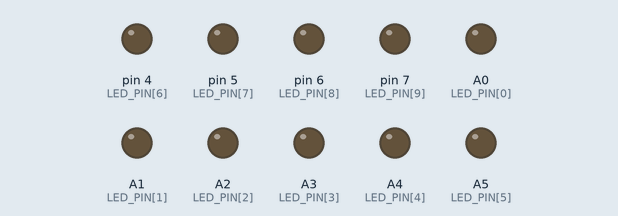
Simulated run of this sketch. Board: Arduino Uno, built with avr-gcc and run on an emulated ATmega328P. Parts: output pins drawn as LEDs (lit = HIGH).

Above: at 0.2 s.
At 0.52 s:
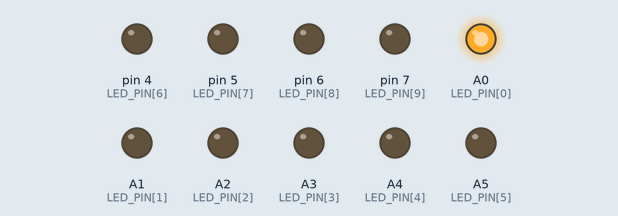
At 0.87 s:
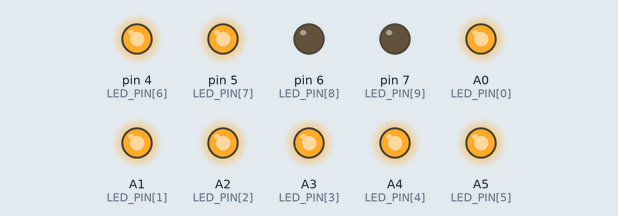
At 1.57 s:
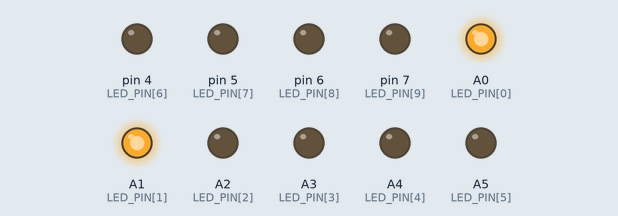
At 2.22 s:
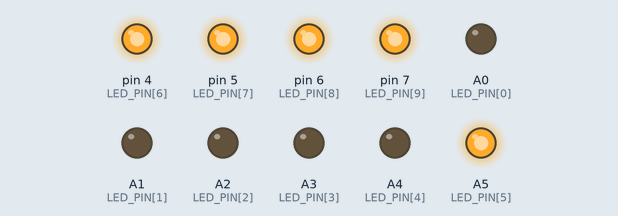
At 2.92 s:
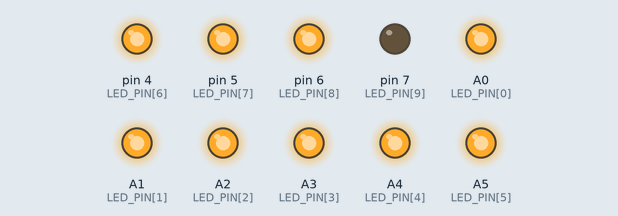
Timing chart, 0 to 3.2 s (numbered marks = the images above):
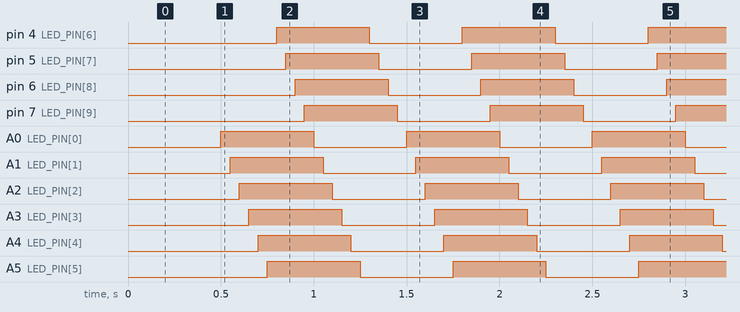

Measured:
- by itself, pin 4 (LED_PIN[6]), pin 5 (LED_PIN[7]), pin 6 (LED_PIN[8]), pin 7 (LED_PIN[9]), A0 (LED_PIN[0]), A1 (LED_PIN[1]), A2 (LED_PIN[2]), A3 (LED_PIN[3]), A4 (LED_PIN[4]), A5 (LED_PIN[5]): alternates HIGH for 0.50 s and LOW for 0.50 s
- by itself, everything shown: repeats every 1.0 s, in 20 steps

The sketch:

sketch_160331LEDLine.ino
```cpp
int LED_PIN[] = {A0, A1, A2, A3, A4, A5, 4, 5, 6, 7};
int state[10];

void setup() {
  // put your setup code here, to run once:
  for (int i = 0; i < 10; i++) {
    pinMode(LED_PIN[i], OUTPUT);
    state[i] = 0;
  }
}

void loop() {
  // put your main code here, to run repeatedly:
  for (int i = 0; i < 10; i++) {
    digitalWrite(LED_PIN[i], state[i]);
    state[i] = 1 - state[i];

    delay(50);
  }
}
```
